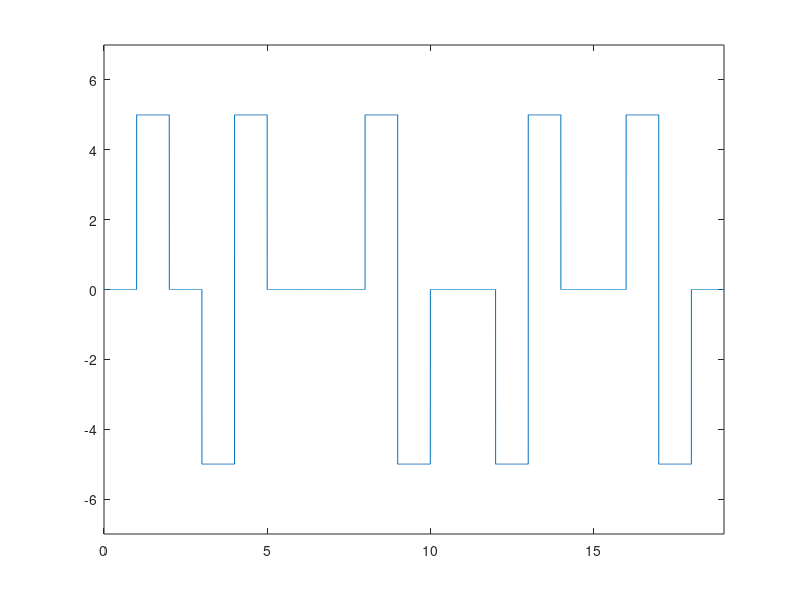

Write the MATLAB code that produced this figure.
%collected from Nadim vai
%Github link: https://github.com/Nadim-Mahmud/Communication-Engineering-Lab/blob/master/HDB3.m
clear;
clc;
close;

bits = [0,1,0,1,1,0,0,0,0,0,0,0,0,0,0,0,0,1,0];

bit_rate=1;
voltage=5;
tmp = voltage;
sign = -1;
mrk = 1;
voltage = sign*voltage;
cn=0;
cn1=0;

for i = 1:length(bits)
    if bits(i) == 0
        cn = cn+1;
    else
        cn1=cn1+1;
        cn=0;
    end
    
    if cn>3
        if mod(cn1,2)==0
            y_level(i) = -voltage;
            voltage=y_level(i);
            y_level(i-3) = voltage;
        else
            y_level(i) = voltage;
        end
        cn=0;
        cn1=0;
    elseif bits(i)==0
        y_level(i) = 0;
    else 
        y_level(i) = -voltage;
        voltage=y_level(i);
    end
end

voltage=tmp;
Time=length(bits)/bit_rate; 
sampling_frequency = 1000;
sampling_period = 1/sampling_frequency;
time = 0:sampling_period:Time;
x = 1;

for i = 1:length(time)
    y_value(i)= y_level(x);
    if time(i)*bit_rate>=x
        x= x+1;
    end
end
     
plot(time,y_value);
axis([0 Time -voltage-2 voltage+2]);


% demodulation

i=1;
in=1;
tmp=sign;

for j=1:length(time)
  dm = y_value(j)/voltage;
  if time(j)*bit_rate>=in
      if dm==0
        ans_bits(in)=0;
      else
        ans_bits(in)=1;
        if tmp==dm&&in>3
            ans_bits(in) = 0;
            ans_bits(in-3) = 0;
        end
      end 
      
      if dm~=0
        tmp = dm;
      end
      in= in+1;
  end
end
 

disp('Demodulation : ')
disp(ans_bits)